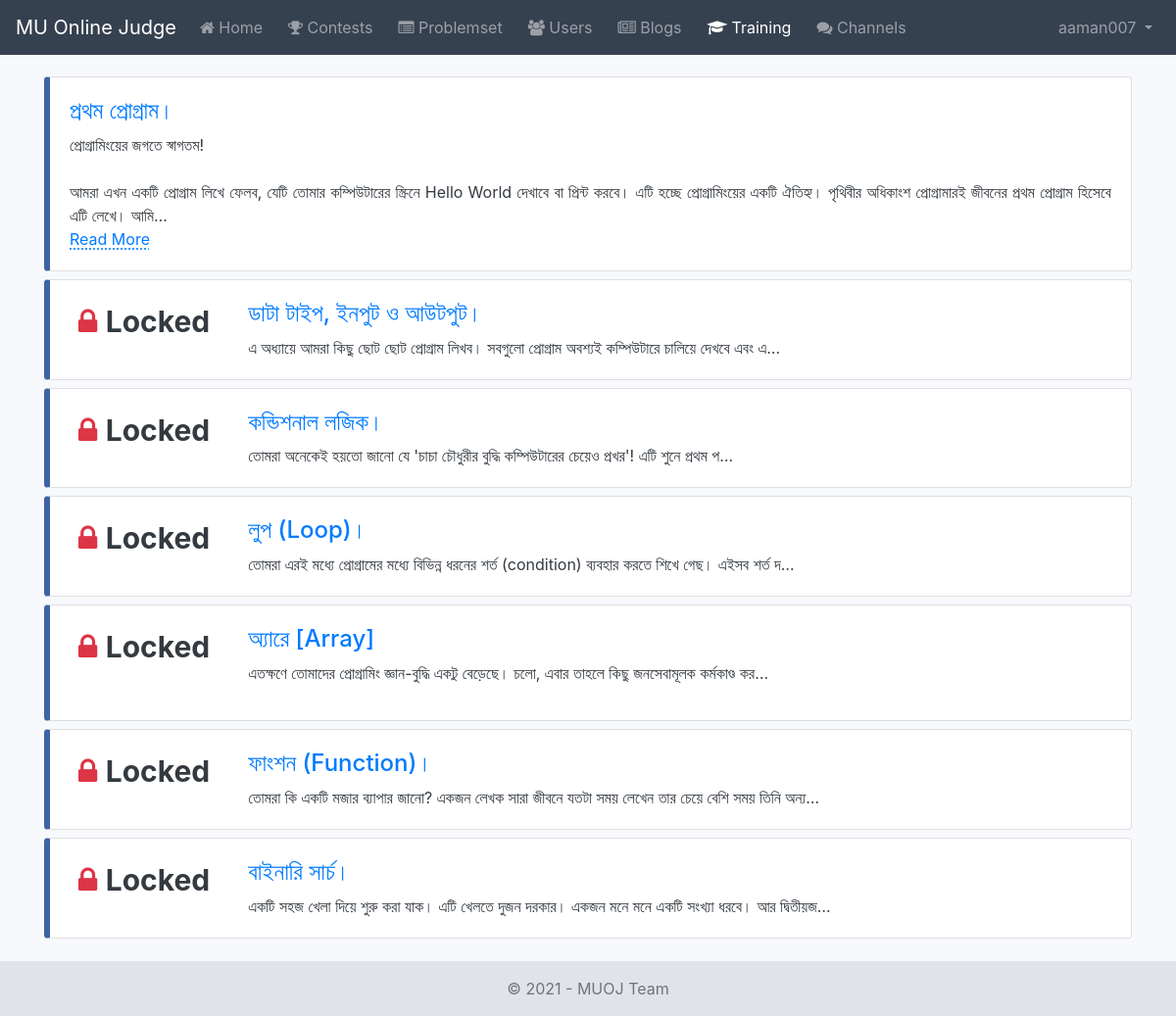
The app's page /trainings/ (signed in) with its own data.
### training/models.py (models this page shows, shortened)
class Tutorial(AbstractBaseModel):
    title = models.CharField(verbose_name=_('Title'), max_length=200)
    content = RichTextField(verbose_name=_('Description'), blank=True)
    problem_ids = models.JSONField(verbose_name=_('Problem Ids'), default=list)
    level = models.PositiveIntegerField(verbose_name=_('Level'), unique=True, default=1)
    class Meta:
        verbose_name = _('Tutorial')
        verbose_name_plural = _('Tutorials')
        ordering = ['-id']

### training/views.py (the view)
# urls.py: path('', TutorialListView.as_view(), name='tutorial-list'),
class TutorialListView(LoginRequiredMixin, ListView):
    model = Tutorial
    template_name = 'training/tutorial_list.html'
    context_object_name = 'tutorials'
    def get_queryset(self):
        return Tutorial.objects.order_by('level')
    def get_context_data(self, **kwargs):
        context = super().get_context_data(**kwargs)
        context.update({
            'training_nav': 'active'
        })
        return context

### training/templates/training/tutorial_list.html
{% extends 'training/base.html' %}
{% block content %}
    {% for tutorial in tutorials %}
        <div class="card my-2" style="border-left: 6px solid #3f63a7;">
            <div class="card-body text-dark">
                {% if user.is_authenticated and user.profile.levels_completed >= tutorial.level %}
                    <h4> <a href="{% url 'training:tutorial-details' tutorial.id %}">{{ tutorial.title }} </a>  </h4>
                    {{ tutorial.content|safe|truncatechars_html:250 }}
                    <a class="read-more" href="{% url 'training:tutorial-details' tutorial.id %}"> Read More </a>
                {% else %}
                    <div class="row">
                        <div class="col-sm-2">
                             <div class = "text-center" style="font-size: 30px;">
                                 <i class="fa fa-lock text-danger"></i> <strong>Locked</strong>
                             </div>
                        </div>
                        <div class="col-sm-10">
                            <h4> <a href="{% url 'training:tutorial-details' tutorial.id %}">{{ tutorial.title }} </a>  </h4>
                            {{ tutorial.content|safe|truncatechars_html:100 }}
                        </div>
                    </div>
                {% endif %}
            </div>
        </div>
    {% endfor %}
{% endblock %}

### templates/base.html (shortened to what this page needs)
{% load static %}
<!doctype html>
<html lang="en" class="h-100">
<head>
    <link rel="stylesheet" href="https://stackpath.bootstrapcdn.com/bootstrap/4.5.0/css/bootstrap.min.css"
>
    <link rel="stylesheet" href="https://stackpath.bootstrapcdn.com/font-awesome/4.7.0/css/font-awesome.min.css"/>
    <link rel="stylesheet" href="https://cdnjs.cloudflare.com/ajax/libs/tempusdominus-bootstrap-4/5.1.2/css/tempusdominus-bootstrap-4.min.css"
/>
    <link rel="stylesheet" href="https://cdnjs.cloudflare.com/ajax/libs/tempusdominus-bootstrap-4/5.1.2/css/tempusdominus-bootstrap-4.min.css"
/>
    <link rel="stylesheet" href="https://cdnjs.cloudflare.com/ajax/libs/toastr.js/latest/toastr.min.css"
 />
    <link rel="stylesheet" href="https://cdnjs.cloudflare.com/ajax/libs/Chart.js/2.9.4/Chart.min.css"
 />
    <link rel="stylesheet" href="https://cdnjs.cloudflare.com/ajax/libs/highlight.js/9.7.0/styles/default.min.css">
    <link rel="stylesheet" href="//code.jquery.com/ui/1.12.1/themes/base/jquery-ui.css">
    <link href="{% static 'core/css/base.css' %}" rel="stylesheet">
    <link rel="stylesheet" href="{% static 'core/css/dracula.css' %}">
</head>
<body class="d-flex flex-column h-100 bg-light-blue">
    <header>
        <nav class="navbar navbar-expand-md navbar-dark fixed-top bg-dark-blue">
            <a class="navbar-brand" href="/">
                MU Online Judge
            </a>
            <div class="collapse navbar-collapse" id="navbarCollapse">
                <ul class="navbar-nav  mr-auto">
                    <li class="nav-item {{ home }}">
                        <a class="nav-link" href="/"><i class="fa fa-home" aria-hidden="true"></i> Home <span class="sr-only">(current)</span></a>
                    </li>
                    <li class="nav-item {{ contest_nav }}">
                        <a class="nav-link" href="{% url 'contest:running-contest-list' %}"><i class="fa fa-trophy" aria-hidden="true"></i> Contests</a>
                    </li>
                    <li class="nav-item {{ problemset_nav }}">
                        <a class="nav-link" href="{% url 'problemset:problem-list' %}"><i class="fa fa-list-alt" aria-hidden="true"></i> Problemset</a>
                    </li>
                    <li class="nav-item {{ users_nav }}">
                        <a class="nav-link" href="{% url 'accounts:user-list' %}"><i class="fa fa-users" aria-hidden="true"></i> Users</a>
                    </li>
                    <li class="nav-item {{ blog_nav }}">
                        <a class="nav-link" href="{% url 'blog:blog-list' %}"><i class="fa fa-newspaper-o" aria-hidden="true"></i> Blogs</a>
                    </li>
                    <li class="nav-item {{ training_nav }}">
                        <a class="nav-link" href="{% url 'training:tutorial-list' %}"><i class="fa fa-graduation-cap" aria-hidden="true"></i> Training</a>
                    </li>
                    <li class="nav-item {{ channel_nav }}">
                        <a class="nav-link" href="{% url 'channel:channel-list' %}"><i class="fa fa-comments" aria-hidden="true"></i> Channels </a>
                    </li>
                </ul>
                <ul class="navbar-nav ml-auto">
                    {% if user.is_authenticated %}
                        <li class="nav-item dropdown">
                            <a class="nav-link dropdown-toggle" href="#" id="navbarDropdown" role="button" data-toggle="dropdown" aria-haspopup="true" aria-expanded="false">
                                {{ user.username }}
                            </a>
                        </li>
                    {% else %}
                        <a class="nav-item nav-link" href="{% url 'login' %}">Login</a>
	          		    <a class="nav-item nav-link" href="{% url 'register' %}">Register</a>
                    {% endif %}
                </ul>
            </div>
        </nav>
    </header>
    <main role="main" class="flex-shrink-0">
        <div class="container">
            {% block content %}
            {% endblock %}
        </div>
    </main>
    <footer class="footer mt-auto py-3">
        <div class="container text-center">
            <span class="text-muted">&copy; {% now "Y" %} - MUOJ Team</span>
        </div>
    </footer>
</body>
</html>

### static_local/core/css/base.css (style rules this page uses)
* { list-style: none; margin: 0; padding: 0; box-sizing: border-box; }
main > .container { padding: 70px 15px 15px; }
.footer { background-color: #e1e3e8; }
.footer > .container { padding-right: 15px; padding-left: 15px; }
.bg-dark-blue { color: #495057; background-color: #364150; }
.bg-light-blue { background-color: #f7f9fc; }
.navbar .nav-item:not(:last-child) { margin-right: 10px; }
.dropdown-toggle::after { transition: transform 0.15s linear; }
nav ul { margin: 0; padding: 0; text-align: center; }
.read-more { text-decoration: dotted underline; text-underline-position: under; }

### records on screen
Tutorial: title "প্রথম প্রোগ্রাম।", content "প্রোগ্রামিংয়ের জগতে স্বাগতম! আমরা এখন একটি প্রোগ্রাম লিখে ফেলব, যেটি তোমার কম্পিউটারের স্ক্রিনে Hello World দেখাবে বা প্রিন্ট করবে। এটি হচ্ছে প্রোগ্রামিংয়ের একটি ঐতিহ্য। পৃথিবীর অধিকাংশ প্রোগ্রামারই জীবনের প্রথম প্রোগ্রাম হিসেবে এটি লেখে। আমি…"
Tutorial: title "ডাটা টাইপ, ইনপুট ও আউটপুট।", content "এ অধ্যায়ে আমরা কিছু ছোট ছোট প্রোগ্রাম লিখব। সবগুলো প্রোগ্রাম অবশ্যই কম্পিউটারে চালিয়ে দেখবে এবং এ…"
Tutorial: title "কন্ডিশনাল লজিক।", content "তোমরা অনেকেই হয়তো জানো যে 'চাচা চৌধুরীর বুদ্ধি কম্পিউটারের চেয়েও প্রখর'! এটি শুনে প্রথম প…"
Tutorial: title "লুপ (Loop)।", content "তোমরা এরই মধ্যে প্রোগ্রামের মধ্যে বিভিন্ন ধরনের শর্ত (condition) ব্যবহার করতে শিখে গেছ। এইসব শর্ত দ…"
Tutorial: title "অ্যারে [Array]", content "এতক্ষণে তোমাদের প্রোগ্রামিং জ্ঞান-বুদ্ধি একটু বেড়েছে। চলো, এবার তাহলে কিছু জনসেবামূলক কর্মকাণ্ড কর…"
Tutorial: title "ফাংশন (Function)।", content "তোমরা কি একটি মজার ব্যাপার জানো? একজন লেখক সারা জীবনে যতটা সময় লেখেন তার চেয়ে বেশি সময় তিনি অন্য…"
Tutorial: title "বাইনারি সার্চ।", content "একটি সহজ খেলা দিয়ে শুরু করা যাক। এটি খেলতে দুজন দরকার। একজন মনে মনে একটি সংখ্যা ধরবে। আর দ্বিতীয়জ…"

### other values on screen
{{ user.username }} "aaman007"
